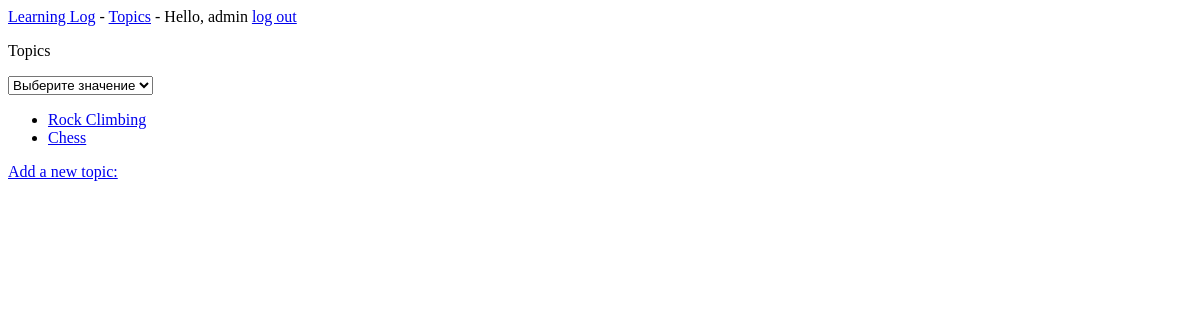
Before: /topics/ (signed in) with the older database file.
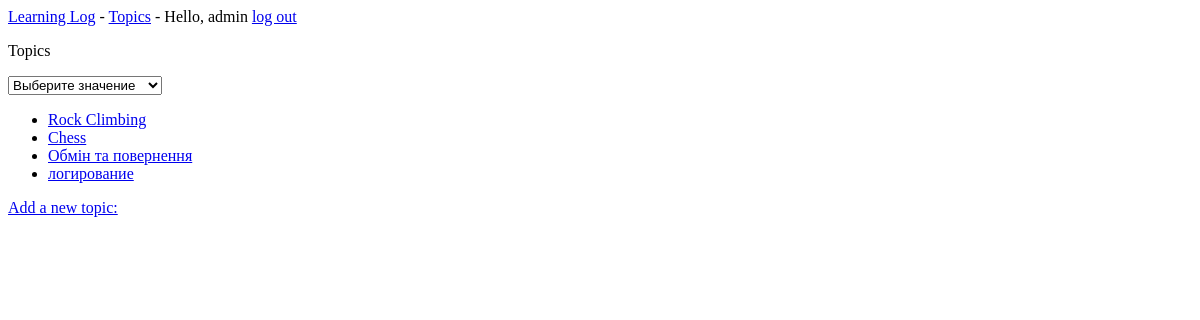
After: the same page with the newer database file.
### learning_logs/models.py (models this page shows)
class Topic(models.Model):
    text = models.CharField(max_length=200)
    date_added = models.DateTimeField(auto_now_add=True)
    def __str__(self):
        return self.text

### learning_logs/views.py (the view)
# urls.py: path('topics/', views.topics, name='topics'),
@login_required()
def topics(request):
    topics = Topic.objects.order_by('date_added')
    context = {'topics': topics, 'message': ''}
    return render(request, 'learning_logs/topics.html', context)

### learning_logs/templates/learning_logs/topics.html (shortened to what this page needs)
{% extends 'learning_logs/base.html' %}
{% block content %}
  <p>Topics</p>
<select required="required">
    <option value="">Выберите значение</option>
</select>
<ul>
    {% for topic in topics %}
    <li>
        <a href="{% url 'learning_logs:topic' topic.id %}">{{ topic }}</a>
    </li>
    {% endfor%}
</ul>
<a href="{% url 'learning_logs:new_topic' %}">Add a new topic:</a>
{% endblock content %}

Changed rows visible on the page:
added Topic: text "Обмін та повернення"
added Topic: text "логирование"
